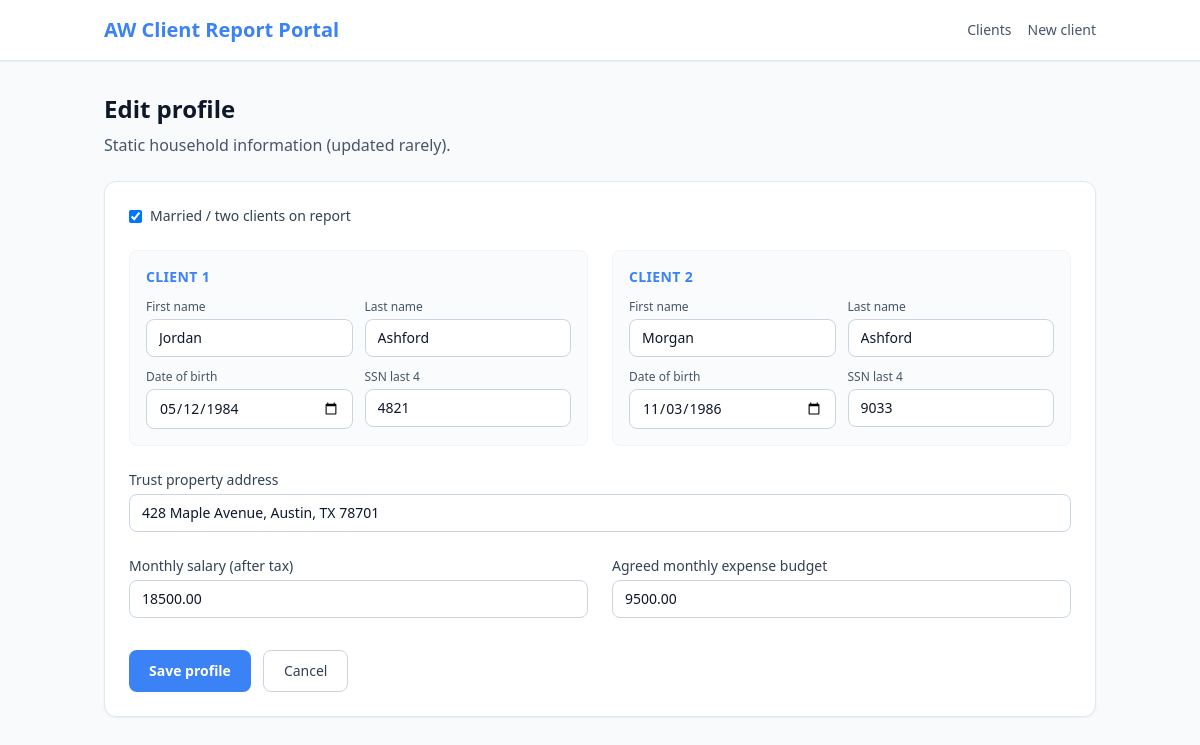
/clients/1/edit, run on the app's committed database.
### models.py (models this page shows, shortened)
class Client(db.Model):
    __tablename__ = "clients"
    id = db.Column(db.Integer, primary_key=True)
    is_married = db.Column(db.Boolean, nullable=False, default=True)
    c1_first_name = db.Column(db.String(120), nullable=False, default="")
    c1_last_name = db.Column(db.String(120), nullable=False, default="")
    c1_dob = db.Column(db.Date, nullable=True)
    c1_ssn_last4 = db.Column(db.String(4), nullable=True)
    c2_first_name = db.Column(db.String(120), nullable=True)
    c2_last_name = db.Column(db.String(120), nullable=True)
    c2_dob = db.Column(db.Date, nullable=True)
    c2_ssn_last4 = db.Column(db.String(4), nullable=True)
    monthly_salary_after_tax = db.Column(db.Numeric(14, 2), nullable=False, default=0)
    agreed_monthly_expense_budget = db.Column(db.Numeric(14, 2), nullable=False, default=0)
    trust_property_address = db.Column(db.String(500), nullable=True)
    quarterly_reports = db.relationship(
        "QuarterlyReport", backref="client", lazy="dynamic", cascade="all, delete-orphan"
    )

### app.py (the view)
    @app.route("/clients/<int:client_id>/edit", methods=["GET", "POST"])
    def client_edit(client_id: int):
        c = Client.query.get_or_404(client_id)
        if request.method == "POST":
            _update_client_from_form(c, request.form)
            db.session.commit()
            return redirect(url_for("report_form", client_id=c.id))
        return render_template("client_form.html", client=c, today=date.today())

### templates/client_form.html (shortened to what this page needs)
{% extends "base.html" %}
{% block content %}
<h1 class="mb-2 text-2xl font-bold text-slate-900">{% if client %}Edit profile{% else %}New client{% endif %}</h1>
<p class="mb-6 text-slate-600">Static household information (updated rarely).</p>
<form method="post" class="space-y-8 rounded-xl border border-slate-200 bg-white p-6 shadow-sm">
  <div class="grid gap-6 sm:grid-cols-2">
    <div class="sm:col-span-2">
      <label class="flex items-center gap-2 text-sm font-medium text-slate-700">
        <input type="checkbox" name="is_married" value="1" class="rounded border-slate-300 text-brand"
               {% if not client or client.is_married %}checked{% endif %} />
        Married / two clients on report
      </label>
    </div>
    <div class="rounded-lg border border-slate-100 bg-slate-50/80 p-4">
      <h2 class="mb-3 text-sm font-semibold uppercase tracking-wide text-brand">Client 1</h2>
      <div class="grid gap-3 sm:grid-cols-2">
        <div>
          <label class="block text-xs font-medium text-slate-600">First name</label>
          <input name="c1_first_name" required class="mt-1 w-full rounded-lg border border-slate-300 px-3 py-2 text-sm"
                 value="{{ client.c1_first_name if client else '' }}" />
        </div>
        <div>
          <label class="block text-xs font-medium text-slate-600">Last name</label>
          <input name="c1_last_name" required class="mt-1 w-full rounded-lg border border-slate-300 px-3 py-2 text-sm"
                 value="{{ client.c1_last_name if client else '' }}" />
        </div>
        <div>
          <label class="block text-xs font-medium text-slate-600">Date of birth</label>
          <input type="date" name="c1_dob" class="mt-1 w-full rounded-lg border border-slate-300 px-3 py-2 text-sm"
                 value="{{ client.c1_dob.isoformat() if client and client.c1_dob else '' }}" />
        </div>
        <div>
          <label class="block text-xs font-medium text-slate-600">SSN last 4</label>
          <input name="c1_ssn_last4" maxlength="4" pattern="[0-9]{0,4}" class="mt-1 w-full rounded-lg border border-slate-300 px-3 py-2 text-sm"
                 value="{{ client.c1_ssn_last4 if client else '' }}" />
        </div>
      </div>
    </div>
    <div class="rounded-lg border border-slate-100 bg-slate-50/80 p-4" id="client2-block">
      <h2 class="mb-3 text-sm font-semibold uppercase tracking-wide text-brand">Client 2</h2>
      <div class="grid gap-3 sm:grid-cols-2">
        <div>
          <label class="block text-xs font-medium text-slate-600">First name</label>
          <input name="c2_first_name" class="mt-1 w-full rounded-lg border border-slate-300 px-3 py-2 text-sm"
                 value="{{ client.c2_first_name if client else '' }}" />
        </div>
        <div>
          <label class="block text-xs font-medium text-slate-600">Last name</label>
          <input name="c2_last_name" class="mt-1 w-full rounded-lg border border-slate-300 px-3 py-2 text-sm"
                 value="{{ client.c2_last_name if client else '' }}" />
        </div>
        <div>
          <label class="block text-xs font-medium text-slate-600">Date of birth</label>
          <input type="date" name="c2_dob" class="mt-1 w-full rounded-lg border border-slate-300 px-3 py-2 text-sm"
                 value="{{ client.c2_dob.isoformat() if client and client.c2_dob else '' }}" />
        </div>
        <div>
          <label class="block text-xs font-medium text-slate-600">SSN last 4</label>
          <input name="c2_ssn_last4" maxlength="4" class="mt-1 w-full rounded-lg border border-slate-300 px-3 py-2 text-sm"
                 value="{{ client.c2_ssn_last4 if client else '' }}" />
        </div>
      </div>
    </div>
    <div class="sm:col-span-2">
      <label class="block text-sm font-medium text-slate-700">Trust property address</label>
      <input name="trust_property_address" class="mt-1 w-full rounded-lg border border-slate-300 px-3 py-2 text-sm"
             value="{{ client.trust_property_address if client else '' }}" placeholder="Street, city, state" />
    </div>
    <div>
      <label class="block text-sm font-medium text-slate-700">Monthly salary (after tax)</label>
      <input type="number" step="0.01" name="monthly_salary_after_tax" class="mt-1 w-full rounded-lg border border-slate-300 px-3 py-2 text-sm"
             value="{{ client.monthly_salary_after_tax if client else '' }}" />
    </div>
    <div>
      <label class="block text-sm font-medium text-slate-700">Agreed monthly expense budget</label>
      <input type="number" step="0.01" name="agreed_monthly_expense_budget" required class="mt-1 w-full rounded-lg border border-slate-300 px-3 py-2 text-sm"
             value="{{ client.agreed_monthly_expense_budget if client else '' }}" />
    </div>
  </div>
  <div class="flex gap-3">
    <button type="submit" class="rounded-lg bg-brand px-5 py-2.5 text-sm font-semibold text-white hover:bg-brand-dark">Save profile</button>
    <a href="{{ url_for('clients_list') }}" class="rounded-lg border border-slate-300 px-5 py-2.5 text-sm font-medium text-slate-700 hover:bg-slate-50">Cancel</a>
  </div>
</form>
{% endblock %}

### data on the page
Client: is_married "☑", c1_first_name "Jordan", c1_last_name "Ashford", c1_dob "05/12/1984", c1_ssn_last4 "4821", c2_first_name "Morgan", c2_last_name "Ashford", c2_dob "11/03/1986", c2_ssn_last4 "9033", trust_property_address "428 Maple Avenue, Austin, TX 78701", monthly_salary_after_tax "18500.00", agreed_monthly_expense_budget "9500.00"
